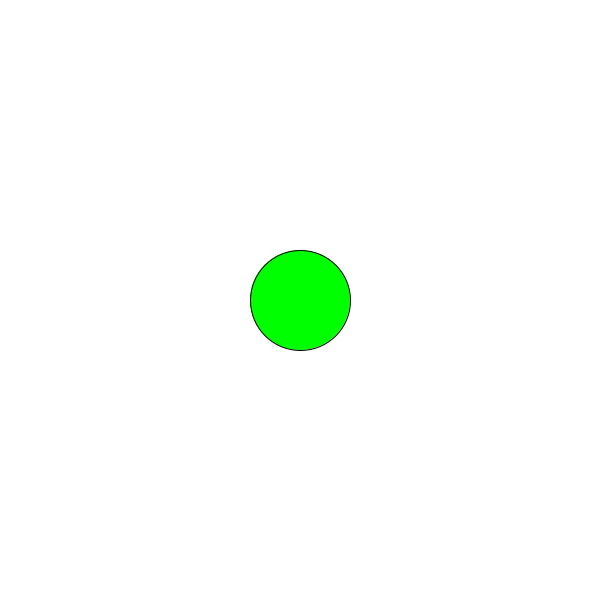
Frame 1 (no input)
Frame 60 (the mouse pressed at the canvas centre just before this capture): identical to frame 1, image omitted
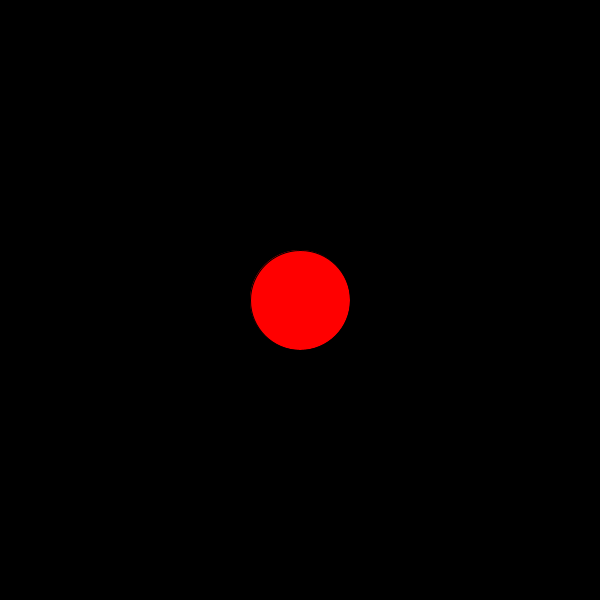
Frame 120 (the mouse held since frame 60 and released just before this capture)

The Processing sketch that drew these frames (run headless with seeded random() and noise(); from frame 60 on, the mouse is pressed at the canvas centre):

// Processing sketch: interactiveButton
// ── interactiveButton.pde
int x; 
int y; 
int size; 
float dist; 
boolean buttonClicked; 

//set up a second button 
//do something else when that button is clicked
void setup(){
  size(600, 600); 
  x = width/2; 
  y = height/2; 
  size = 100; 
}

void draw(){
    
  if(buttonClicked){
    background(0); 
    fill(255, 0, 0); 
  }else{
    background(255); 
    fill(0, 255, 0); 
  }
  
  ellipse(x, y, size, size);  
  
  println(calcDistance(x, y)); 
}

void mousePressed(){
  if(calcDistance(x,y) <= 50){
    buttonClicked = !buttonClicked; 
  }
  //calculating distance between second button 
  //hint set up a second boolean 
}

float calcDistance(int xPos, int yPos){
    dist = dist(mouseX, mouseY, xPos, yPos);
    return dist; 
}
